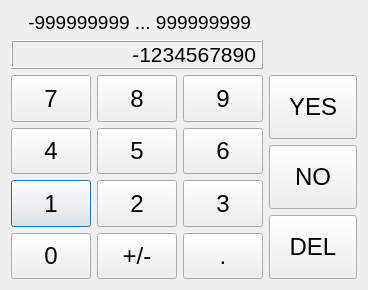
<?xml version="1.0" encoding="UTF-8"?>
<ui version="4.0">
 <class>NumPad</class>
 <widget class="QDialog" name="NumPad">
  <property name="windowModality">
   <enum>Qt::ApplicationModal</enum>
  </property>
  <property name="geometry">
   <rect>
    <x>0</x>
    <y>0</y>
    <width>368</width>
    <height>290</height>
   </rect>
  </property>
  <property name="sizePolicy">
   <sizepolicy hsizetype="Fixed" vsizetype="Fixed">
    <horstretch>0</horstretch>
    <verstretch>0</verstretch>
   </sizepolicy>
  </property>
  <property name="maximumSize">
   <size>
    <width>400</width>
    <height>290</height>
   </size>
  </property>
  <property name="windowTitle">
   <string>NumPad</string>
  </property>
  <layout class="QGridLayout" name="gridLayout_2">
   <item row="0" column="0">
    <widget class="QLabel" name="Range_label">
     <property name="font">
      <font>
       <pointsize>14</pointsize>
      </font>
     </property>
     <property name="text">
      <string> -999999999 ... 999999999</string>
     </property>
     <property name="alignment">
      <set>Qt::AlignCenter</set>
     </property>
    </widget>
   </item>
   <item row="1" column="0">
    <widget class="QLabel" name="newVal_label">
     <property name="font">
      <font>
       <pointsize>16</pointsize>
      </font>
     </property>
     <property name="frameShape">
      <enum>QFrame::Box</enum>
     </property>
     <property name="frameShadow">
      <enum>QFrame::Raised</enum>
     </property>
     <property name="text">
      <string>-1234567890</string>
     </property>
     <property name="alignment">
      <set>Qt::AlignRight|Qt::AlignTrailing|Qt::AlignVCenter</set>
     </property>
    </widget>
   </item>
   <item row="2" column="0" rowspan="3">
    <layout class="QGridLayout" name="gridLayout">
     <item row="2" column="0">
      <widget class="QPushButton" name="pushButton1">
       <property name="sizePolicy">
        <sizepolicy hsizetype="MinimumExpanding" vsizetype="MinimumExpanding">
         <horstretch>0</horstretch>
         <verstretch>0</verstretch>
        </sizepolicy>
       </property>
       <property name="font">
        <font>
         <pointsize>18</pointsize>
        </font>
       </property>
       <property name="text">
        <string>1</string>
       </property>
      </widget>
     </item>
     <item row="3" column="0">
      <widget class="QPushButton" name="pushButton0">
       <property name="sizePolicy">
        <sizepolicy hsizetype="MinimumExpanding" vsizetype="MinimumExpanding">
         <horstretch>0</horstretch>
         <verstretch>0</verstretch>
        </sizepolicy>
       </property>
       <property name="font">
        <font>
         <pointsize>18</pointsize>
        </font>
       </property>
       <property name="text">
        <string>0</string>
       </property>
      </widget>
     </item>
     <item row="3" column="1">
      <widget class="QPushButton" name="pushButtonSign">
       <property name="sizePolicy">
        <sizepolicy hsizetype="MinimumExpanding" vsizetype="MinimumExpanding">
         <horstretch>0</horstretch>
         <verstretch>0</verstretch>
        </sizepolicy>
       </property>
       <property name="font">
        <font>
         <pointsize>18</pointsize>
        </font>
       </property>
       <property name="text">
        <string>+/-</string>
       </property>
      </widget>
     </item>
     <item row="3" column="2">
      <widget class="QPushButton" name="pushButtonPnt">
       <property name="sizePolicy">
        <sizepolicy hsizetype="MinimumExpanding" vsizetype="MinimumExpanding">
         <horstretch>0</horstretch>
         <verstretch>0</verstretch>
        </sizepolicy>
       </property>
       <property name="font">
        <font>
         <pointsize>18</pointsize>
        </font>
       </property>
       <property name="text">
        <string>.</string>
       </property>
      </widget>
     </item>
     <item row="1" column="1">
      <widget class="QPushButton" name="pushButton5">
       <property name="sizePolicy">
        <sizepolicy hsizetype="MinimumExpanding" vsizetype="MinimumExpanding">
         <horstretch>0</horstretch>
         <verstretch>0</verstretch>
        </sizepolicy>
       </property>
       <property name="font">
        <font>
         <pointsize>18</pointsize>
        </font>
       </property>
       <property name="text">
        <string>5</string>
       </property>
      </widget>
     </item>
     <item row="0" column="1">
      <widget class="QPushButton" name="pushButton8">
       <property name="sizePolicy">
        <sizepolicy hsizetype="MinimumExpanding" vsizetype="MinimumExpanding">
         <horstretch>0</horstretch>
         <verstretch>0</verstretch>
        </sizepolicy>
       </property>
       <property name="font">
        <font>
         <pointsize>18</pointsize>
        </font>
       </property>
       <property name="text">
        <string>8</string>
       </property>
      </widget>
     </item>
     <item row="0" column="2">
      <widget class="QPushButton" name="pushButton9">
       <property name="sizePolicy">
        <sizepolicy hsizetype="MinimumExpanding" vsizetype="MinimumExpanding">
         <horstretch>0</horstretch>
         <verstretch>0</verstretch>
        </sizepolicy>
       </property>
       <property name="font">
        <font>
         <pointsize>18</pointsize>
        </font>
       </property>
       <property name="text">
        <string>9</string>
       </property>
      </widget>
     </item>
     <item row="1" column="0">
      <widget class="QPushButton" name="pushButton4">
       <property name="sizePolicy">
        <sizepolicy hsizetype="MinimumExpanding" vsizetype="MinimumExpanding">
         <horstretch>0</horstretch>
         <verstretch>0</verstretch>
        </sizepolicy>
       </property>
       <property name="font">
        <font>
         <pointsize>18</pointsize>
        </font>
       </property>
       <property name="text">
        <string>4</string>
       </property>
      </widget>
     </item>
     <item row="2" column="1">
      <widget class="QPushButton" name="pushButton2">
       <property name="sizePolicy">
        <sizepolicy hsizetype="MinimumExpanding" vsizetype="MinimumExpanding">
         <horstretch>0</horstretch>
         <verstretch>0</verstretch>
        </sizepolicy>
       </property>
       <property name="font">
        <font>
         <pointsize>18</pointsize>
        </font>
       </property>
       <property name="text">
        <string>2</string>
       </property>
      </widget>
     </item>
     <item row="1" column="2">
      <widget class="QPushButton" name="pushButton6">
       <property name="sizePolicy">
        <sizepolicy hsizetype="MinimumExpanding" vsizetype="MinimumExpanding">
         <horstretch>0</horstretch>
         <verstretch>0</verstretch>
        </sizepolicy>
       </property>
       <property name="font">
        <font>
         <pointsize>18</pointsize>
        </font>
       </property>
       <property name="text">
        <string>6</string>
       </property>
      </widget>
     </item>
     <item row="2" column="2">
      <widget class="QPushButton" name="pushButton3">
       <property name="sizePolicy">
        <sizepolicy hsizetype="MinimumExpanding" vsizetype="MinimumExpanding">
         <horstretch>0</horstretch>
         <verstretch>0</verstretch>
        </sizepolicy>
       </property>
       <property name="font">
        <font>
         <pointsize>18</pointsize>
        </font>
       </property>
       <property name="text">
        <string>3</string>
       </property>
      </widget>
     </item>
     <item row="0" column="0">
      <widget class="QPushButton" name="pushButton7">
       <property name="sizePolicy">
        <sizepolicy hsizetype="MinimumExpanding" vsizetype="MinimumExpanding">
         <horstretch>0</horstretch>
         <verstretch>0</verstretch>
        </sizepolicy>
       </property>
       <property name="font">
        <font>
         <pointsize>18</pointsize>
        </font>
       </property>
       <property name="text">
        <string>7</string>
       </property>
      </widget>
     </item>
    </layout>
   </item>
   <item row="2" column="1">
    <widget class="QPushButton" name="Yes_pushButton">
     <property name="sizePolicy">
      <sizepolicy hsizetype="MinimumExpanding" vsizetype="MinimumExpanding">
       <horstretch>0</horstretch>
       <verstretch>0</verstretch>
      </sizepolicy>
     </property>
     <property name="font">
      <font>
       <pointsize>18</pointsize>
      </font>
     </property>
     <property name="text">
      <string>YES</string>
     </property>
    </widget>
   </item>
   <item row="3" column="1">
    <widget class="QPushButton" name="No_pushButton">
     <property name="sizePolicy">
      <sizepolicy hsizetype="MinimumExpanding" vsizetype="MinimumExpanding">
       <horstretch>0</horstretch>
       <verstretch>0</verstretch>
      </sizepolicy>
     </property>
     <property name="font">
      <font>
       <pointsize>18</pointsize>
      </font>
     </property>
     <property name="text">
      <string>NO</string>
     </property>
    </widget>
   </item>
   <item row="4" column="1">
    <widget class="QPushButton" name="Del_pushButton">
     <property name="sizePolicy">
      <sizepolicy hsizetype="MinimumExpanding" vsizetype="MinimumExpanding">
       <horstretch>0</horstretch>
       <verstretch>0</verstretch>
      </sizepolicy>
     </property>
     <property name="font">
      <font>
       <pointsize>18</pointsize>
      </font>
     </property>
     <property name="text">
      <string>DEL</string>
     </property>
    </widget>
   </item>
  </layout>
 </widget>
 <resources/>
 <connections/>
</ui>
